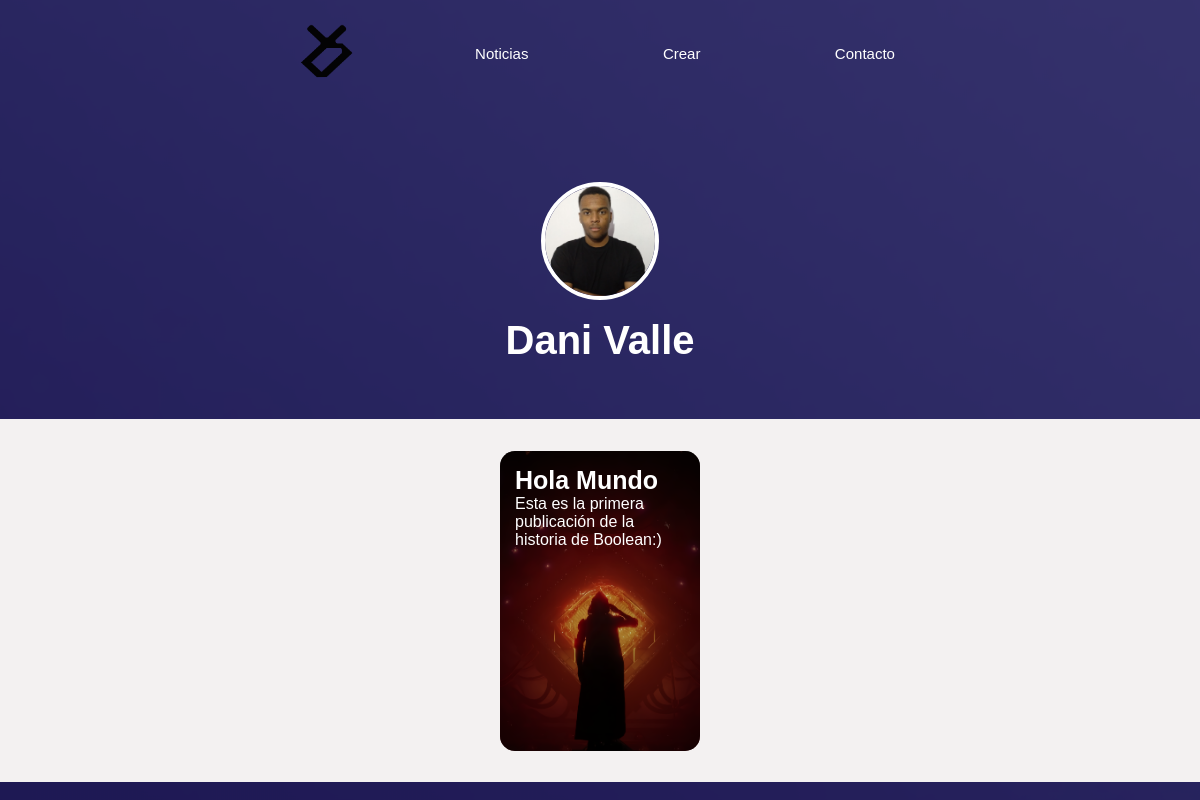
The page /Usuario/autor.php?id=12 on the database as committed earlier.
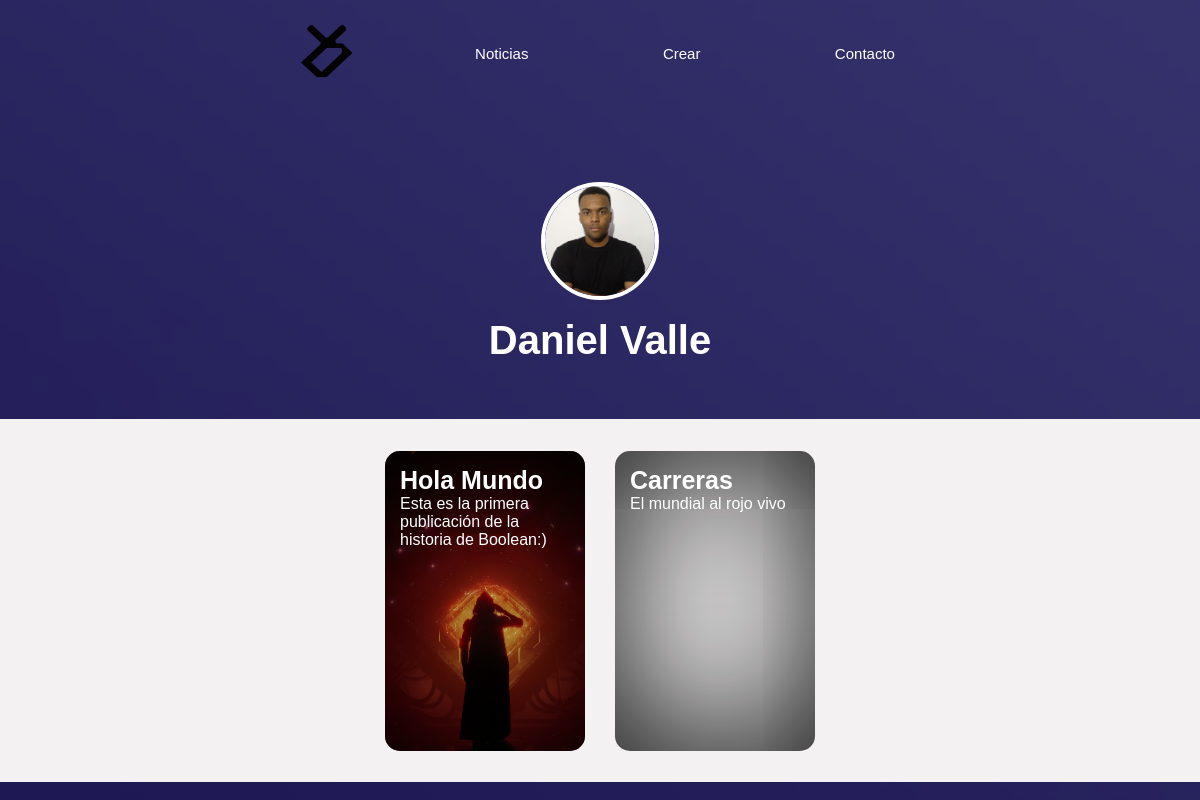
The same page on the database as committed later.
### tables this page shows
CREATE TABLE `noticia` (
  `id` int(11) NOT NULL,
  `id_user` int(11) NOT NULL,
  `titulo` varchar(30) NOT NULL,
  `descripcion` varchar(500) NOT NULL,
  `contenido` text NOT NULL,
  `imagen` varchar(200) NOT NULL
);

CREATE TABLE `usuario` (
  `id_usuario` int(11) NOT NULL,
  `nombre` varchar(20) NOT NULL,
  `apellidos` varchar(20) NOT NULL,
  `email` varchar(50) NOT NULL,
  `contraseña` varchar(160) NOT NULL,
  `foto` varchar(100) NOT NULL,
  `estado` varchar(10) DEFAULT NULL,
  `ban` varchar(3) NOT NULL
);

### Usuario/autor.php (the view, shortened to what this page needs)
<?php
require("../Datos/conexion.php");
$id = $_GET['id'];
$sql = "SELECT * FROM noticia INNER JOIN usuario ON id_usuario = id_user AND id_usuario = '$id'";
$resultado = mysqli_query($conexion, $sql);
$fila = mysqli_fetch_array($resultado);
$registros = mysqli_num_rows($resultado);
?>
<!DOCTYPE html>
<html lang="en">
<head>
  <link rel="stylesheet" href="./estilos.css" type="text/css" />
</head>
<body>
  <div class="responsive">
    <div class="navegacion">
      <a href="./index.php"><img src="./imagenes/LogoDani-02.png" class="logo" /></a>
      <nav>
        <ul>
          <li class="barra">
            <a href="./noticias.php" class="decBarra">Noticias</a>
          </li>
          <li class="barra">
            <a href="./crearNoticia.php" class="decBarra">Crear</a>
          </li>
          <li class="barra">
            <a href="./contacto.php" class="decBarra">Contacto</a>
          </li>
        </ul>
      </nav>
    </div><br><br>
    <div class="perfil-autor">
      <img class=imgPerfil src="./imagenes/<?php echo ($fila['foto']) ?>" heigth="110px" width="110px" alt="Cambia tu imagen de perfil" /><br>
      <div class="nombreAutor"><h1><?php echo($fila['nombre'].' '.$fila['apellidos']) ?></h1></div>
    </div><br>
    <div class="info-autor">
      <div class="arregloAutor">
        <div class="articulos-autor">
            <?php if ($registros == 0) { ?>
                <h1 id = "avisoArt">Este usuario no ha publicado nada</h1>
            <?php } else { ?>
            <?php
                $sql = "SELECT * FROM noticia INNER JOIN usuario ON id_usuario = id_user AND id_usuario = '$id'";
                $resultado = mysqli_query($conexion, $sql);
                while ($fila = mysqli_fetch_array($resultado)) {
            ?>
            <a href="./articulo.php?id=<?php echo $fila['id'] ?>">
                <div class="wrapper" style="background-image: url('Resources/Noticias/<?php echo ($fila['titulo']) ?>/<?php echo ($fila['imagen']) ?>')">
                    <h5><?php echo ($fila['titulo']) ?></h5>
                    <p>
                        <?php echo ($fila['descripcion']) ?>
                    </p>
                </div>
            </a>
            <?php } ?>
            <?php } ?>
        </div>
      </div>
    </div>
  </div>
</body>
</html>

Rows that differ between the two databases and show on the page:
now on this page (row edited): usuario: foto (picture), nombre "Daniel", apellidos "Valle"
added noticia: titulo "Carreras", descripcion "El mundial al rojo vivo"
Other text that changed with them:
$fila['nombre']: "Dani" → "Daniel"
